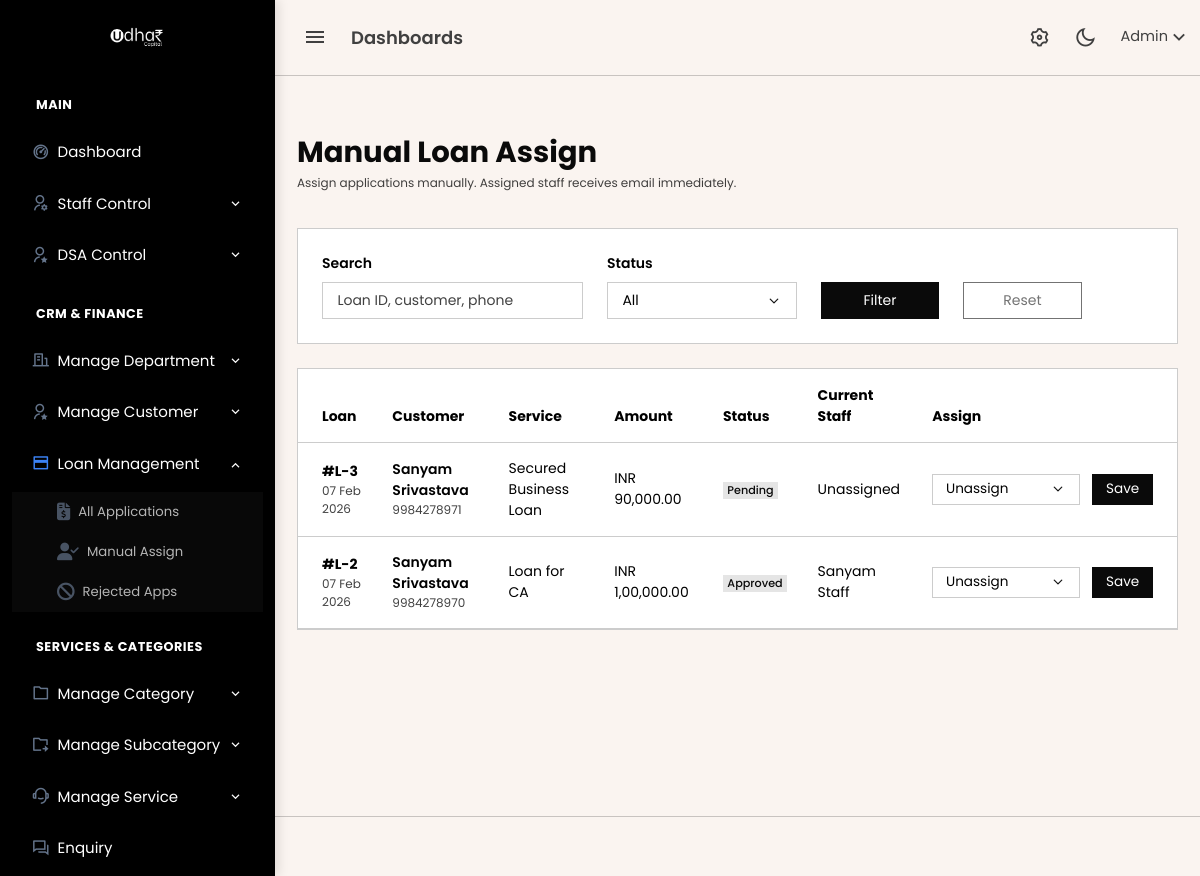
Page /admin/manual_loan_assign.php (signed in) on the committed database.
### tables this page shows
CREATE TABLE `loan_applications` (
  `id` bigint(20) UNSIGNED NOT NULL,
  `customer_id` bigint(20) UNSIGNED NOT NULL,
  `service_id` bigint(20) UNSIGNED NOT NULL,
  `dsa_id` bigint(20) UNSIGNED DEFAULT NULL,
  `assigned_staff_id` bigint(20) UNSIGNED DEFAULT NULL,
  `assigned_by` bigint(20) UNSIGNED DEFAULT NULL,
  `assigned_at` timestamp NULL DEFAULT NULL,
  `interest_rate` decimal(5,2) NOT NULL DEFAULT 0.00,
  `interest_type` enum('year','month') NOT NULL DEFAULT 'year',
  `requested_amount` decimal(15,2) NOT NULL,
  `tenure_years` int(11) NOT NULL,
  `emi_amount` decimal(15,2) NOT NULL,
  `status` enum('pending','approved','rejected','disbursed') DEFAULT 'pending',
  `created_at` timestamp NOT NULL DEFAULT current_timestamp(),
  `rejection_note` text DEFAULT NULL
);

CREATE TABLE `customers` (
  `id` bigint(20) UNSIGNED NOT NULL,
  `full_name` varchar(255) NOT NULL,
  `email` varchar(255) NOT NULL,
  `phone` varchar(20) NOT NULL,
  `password` varchar(255) NOT NULL,
  `aadhaar_number` varchar(20) DEFAULT NULL,
  `status` enum('active','blocked') DEFAULT 'active',
  `created_at` timestamp NOT NULL DEFAULT current_timestamp(),
  `updated_at` timestamp NOT NULL DEFAULT current_timestamp() ON UPDATE current_timestamp()
);

CREATE TABLE `services` (
  `id` bigint(20) UNSIGNED NOT NULL,
  `category_id` bigint(20) UNSIGNED NOT NULL,
  `sub_category_id` bigint(20) UNSIGNED NOT NULL,
  `service_name` varchar(255) NOT NULL,
  `title` varchar(255) NOT NULL,
  `slug` varchar(255) NOT NULL,
  `short_description` text DEFAULT NULL,
  `long_description` longtext DEFAULT NULL,
  `hero_image` varchar(255) DEFAULT NULL,
  `card_img` varchar(255) DEFAULT NULL,
  `created_at` timestamp NULL DEFAULT current_timestamp(),
  `updated_at` timestamp NULL DEFAULT current_timestamp() ON UPDATE current_timestamp()
);

CREATE TABLE `staff` (
  `id` bigint(20) UNSIGNED NOT NULL,
  `name` varchar(255) NOT NULL,
  `email` varchar(255) NOT NULL,
  `password` varchar(255) NOT NULL,
  `department_id` int(11) DEFAULT NULL,
  `created_by` bigint(20) UNSIGNED DEFAULT NULL,
  `status` enum('active','inactive') DEFAULT 'active',
  `created_at` timestamp NOT NULL DEFAULT current_timestamp(),
  `role_id` int(11) DEFAULT NULL
);

### includes/format_helpers.php (called while the page is built)
<?php
if (!function_exists('format_inr')) {
    function format_inr($amount, int $decimals = 0): string
    {
        $num = (float)$amount;
        $neg = $num < 0 ? '-' : '';
        $num = abs($num);
        $fixed = number_format($num, $decimals, '.', '');
        $parts = explode('.', $fixed);
        $intPart = $parts[0];
        $decimalPart = $parts[1] ?? '';
        if (strlen($intPart) > 3) {
            $last3 = substr($intPart, -3);
            $rest = substr($intPart, 0, -3);
            $rest = preg_replace('/\B(?=(\d{2})+(?!\d))/', ',', $rest);
            $intPart = $rest . ',' . $last3;
        }
        if ($decimals > 0) {
            return $neg . $intPart . '.' . $decimalPart;
        }
        return $neg . $intPart;
    }
}

### admin/manual_loan_assign.php (the view, shortened to what this page needs)
<?php
include 'header.php';
include 'topbar.php';
include 'sidebar.php';
$search = mysqli_real_escape_string($conn, trim((string)($_GET['search'] ?? '')));
$query = "SELECT l.id, l.status, l.requested_amount, l.created_at,
                 c.full_name, c.phone,
                 sv.service_name,
                 st.name AS assigned_staff_name, st.id AS assigned_staff_id
          FROM loan_applications l
          INNER JOIN customers c ON c.id = l.customer_id
          INNER JOIN services sv ON sv.id = l.service_id
          LEFT JOIN staff st ON st.id = l.assigned_staff_id
          WHERE 1=1";
$query .= " ORDER BY l.id DESC";
$loans = mysqli_query($conn, $query);
?>
<div class="content-page">
    <div class="content">
        <div class="container-fluid pt-4">
            <div class="d-flex justify-content-between align-items-center mb-4">
                <div>
                    <h2 class="fw-bold text-dark mb-1">Manual Loan Assign</h2>
                    <p class="text-muted small mb-0">Assign applications manually. Assigned staff receives email immediately.</p>
                </div>
            </div>
            <div class="card border mb-3">
                <div class="card-body">
                    <form method="GET" class="row g-3 align-items-end">
                        <div class="col-md-4">
                            <label class="form-label">Search</label>
                            <input type="text" name="search" class="form-control" placeholder="Loan ID, customer, phone" value="<?= htmlspecialchars($search) ?>">
                        </div>
                        <div class="col-md-3">
                            <label class="form-label">Status</label>
                            <select name="status" class="form-select">
                                <option value="">All</option>
                            </select>
                        </div>
                        <div class="col-md-2">
                            <button class="btn btn-dark w-100">Filter</button>
                        </div>
                        <div class="col-md-2">
                            <a href="manual_loan_assign.php" class="btn btn-outline-secondary w-100">Reset</a>
                        </div>
                    </form>
                </div>
            </div>
            <div class="card border">
                <div class="card-body p-0">
                    <div class="table-responsive">
                        <table class="table mb-0 align-middle">
                            <thead>
                                <tr>
                                    <th class="ps-3">Loan</th>
                                    <th>Customer</th>
                                    <th>Service</th>
                                    <th>Amount</th>
                                    <th>Status</th>
                                    <th>Current Staff</th>
                                    <th class="pe-3">Assign</th>
                                </tr>
                            </thead>
                            <tbody>
                            <?php if ($loans && mysqli_num_rows($loans) > 0): ?>
                                <?php while ($loan = mysqli_fetch_assoc($loans)): ?>
                                    <tr>
                                        <td class="ps-3">
                                            <div class="fw-bold">#L-<?= (int)$loan['id'] ?></div>
                                            <div class="small text-muted"><?= date('d M Y', strtotime($loan['created_at'])) ?></div>
                                        </td>
                                        <td>
                                            <div class="fw-semibold"><?= htmlspecialchars($loan['full_name']) ?></div>
                                            <div class="small text-muted"><?= htmlspecialchars($loan['phone']) ?></div>
                                        </td>
                                        <td><?= htmlspecialchars($loan['service_name']) ?></td>
                                        <td>INR <?= format_inr((float)$loan['requested_amount'], 2) ?></td>
                                        <td><span class="badge bg-light text-dark text-capitalize"><?= htmlspecialchars($loan['status']) ?></span></td>
                                        <td><?= htmlspecialchars($loan['assigned_staff_name'] ?: 'Unassigned') ?></td>
                                        <td class="pe-3" style="min-width:260px;">
                                            <form action="db/loan_handler.php" method="POST" class="d-flex gap-2">
                                                <select name="staff_id" class="form-select form-select-sm" required>
                                                    <option value="0">Unassign</option>
                                                </select>
                                                <button type="submit" class="btn btn-sm btn-dark">Save</button>
                                            </form>
                                        </td>
                                    </tr>
                                <?php endwhile; ?>
                            <?php else: ?>
                                <tr>
                                    <td colspan="7" class="text-center py-4 text-muted">No loan applications found.</td>
                                </tr>
                            <?php endif; ?>
                            </tbody>
                        </table>
                    </div>
                </div>
            </div>
        </div>
    </div>
</div>
<?php include 'footer.php'; ?>

### admin/sidebar.php (style rules this page uses)
:root { --nav-bg: #000000; --nav-text: #ffffff; --nav-hover-bg: #1e293b; --accent-blue: #3b82f6; }

### rows in the picture
loan_applications: id "3", created_at "07 Feb 2026", customer.full_name "Sanyam Srivastava", customer.phone "9984278971", service.service_name "Secured Business Loan", requested_amount "90,000.00", status "Pending", assigned_staff_name "Unassigned"
loan_applications: id "2", created_at "07 Feb 2026", customer.full_name "Sanyam Srivastava", customer.phone "9984278970", service.service_name "Loan for CA", requested_amount "1,00,000.00", status "Approved", staff.name "Sanyam Staff"
